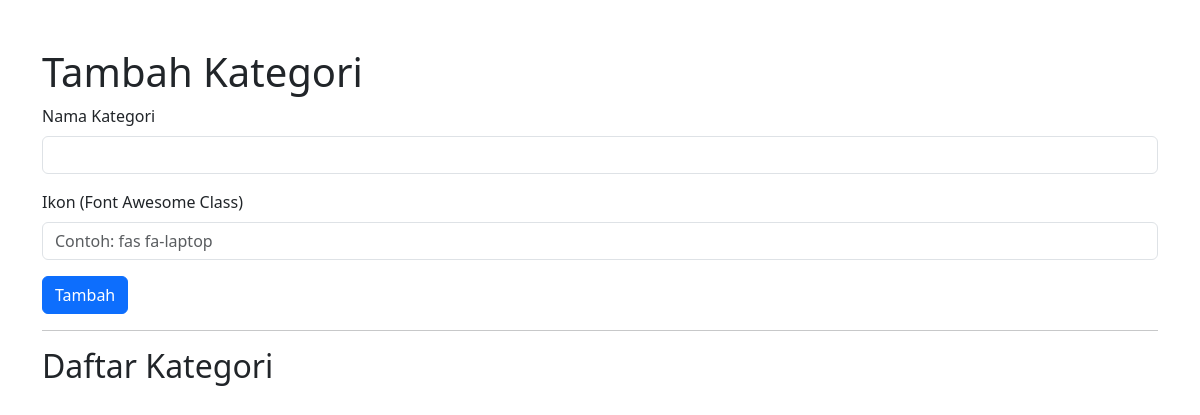
Page /admin/tambah_kategori.php (signed in) on the earlier database version.
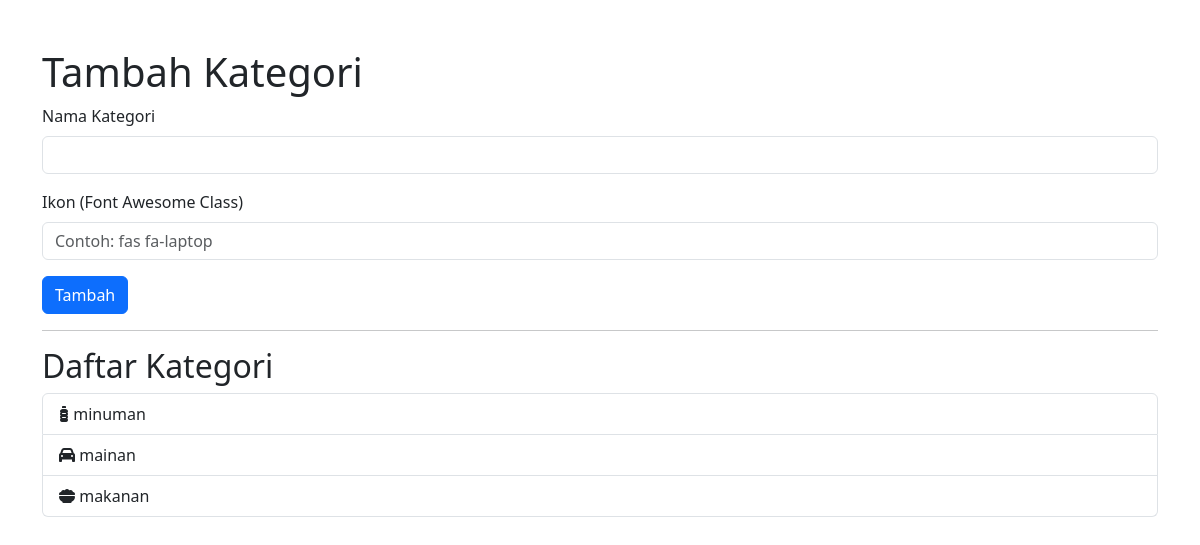
Same page on the later database version.
### tables this page shows
CREATE TABLE `kategori` (
  `id_kategori` int(11) NOT NULL,
  `nama_kategori` varchar(255) NOT NULL,
  `icon` varchar(255) DEFAULT NULL
);

### admin/tambah_kategori.php (the view, shortened to what this page needs)
<?php
require '../connection/koneksi.php';
$query = "SELECT * FROM kategori";
$result = mysqli_query($conn, $query);
?>
<!DOCTYPE html>
<html lang="en">
<head>
    <link href="https://cdn.jsdelivr.net/npm/bootstrap@5.3.3/dist/css/bootstrap.min.css" rel="stylesheet">
    <link href="https://cdnjs.cloudflare.com/ajax/libs/font-awesome/6.5.1/css/all.min.css" rel="stylesheet">
</head>
<body>
    <div class="container mt-5">
        <h1>Tambah Kategori</h1>
        <form method="post">
            <div class="mb-3">
                <label for="kategori" class="form-label">Nama Kategori</label>
                <input type="text" name="kategori" id="kategori" class="form-control" required>
            </div>
            <div class="mb-3">
                <label for="icon" class="form-label">Ikon (Font Awesome Class)</label>
                <input type="text" name="icon" id="icon" class="form-control" placeholder="Contoh: fas fa-laptop" required>
            </div>
            <button type="submit" class="btn btn-primary">Tambah</button>
        </form>
        <hr>
        <h2>Daftar Kategori</h2>
        <ul class="list-group">
            <?php while ($row = mysqli_fetch_assoc($result)): ?>
                <li class="list-group-item">
                    <i class="<?= htmlspecialchars($row['icon']); ?>"></i> <?= htmlspecialchars($row['nama_kategori']); ?>
                </li>
            <?php endwhile; ?>
        </ul>
    </div>
</body>
</html>

Differences in the rows shown:
added kategori: nama_kategori "minuman"
added kategori: nama_kategori "mainan"
added kategori: nama_kategori "makanan"
